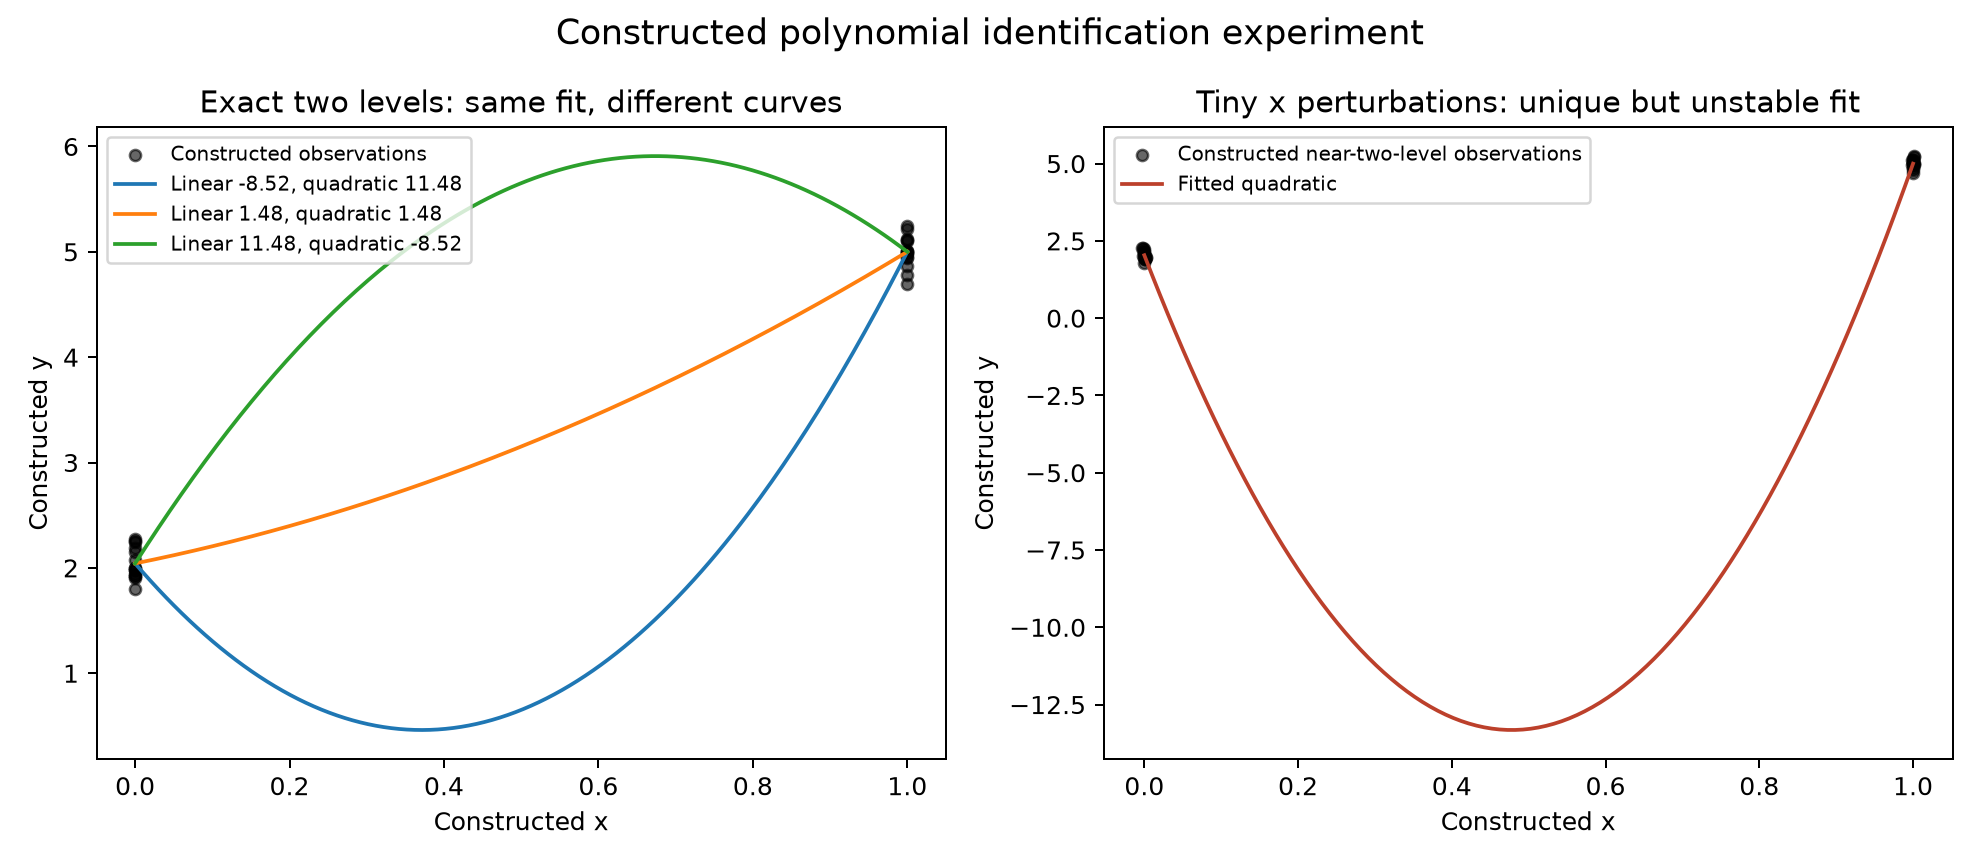

Recreate this plot in Python.
import os
os.environ['MPLCONFIGDIR']='.mplcache'
import matplotlib
matplotlib.use('Agg')
import matplotlib.pyplot as plt
import numpy as np
import pandas as pd
import json
rng=np.random.default_rng(403115)
n=30
x=np.repeat([0.,1.],15);noise=rng.normal(0,.15,n);y=2+3*x+noise
xn=x+rng.normal(0,.001,n)
X=np.column_stack([np.ones(n),x,x*x]);N=np.column_stack([np.ones(n),xn,xn*xn])
b=np.linalg.lstsq(X,y,rcond=None)[0];bn=np.linalg.lstsq(N,y,rcond=None)[0]
s2=float(np.sum((y-N@bn)**2)/(n-3));se=np.sqrt(np.diag(s2*np.linalg.inv(N.T@N)))
variants=np.array([[b[0],b[1]+v,b[2]-v] for v in [-10,0,10]])
grid=np.linspace(0,1,200);G=np.column_stack([np.ones(len(grid)),grid,grid*grid])
pd.DataFrame({'constructed_x_two_levels':x,'constructed_x_near_two_levels':xn,'constructed_y':y}).to_csv('constructed_polynomial_identification_data.csv',index=False)
r={'seed':403115,'construction':'30 constructed observations at x=0 or 1; y=2+3*x+Normal(0,0.15). Near-two-level x adds Normal(0,0.001); y unchanged. Neither dataset is sales-territory data.','exact_design_rank':int(np.linalg.matrix_rank(X)),'exact_design_columns':3,'exact_pseudoinverse_coefficients':b.tolist(),'equivalent_coefficients_intercept_linear_quadratic':variants.tolist(),'max_fitted_difference_equivalent_choices':float(np.max(np.abs(X@variants.T-(X@b)[:,None]))),'near_design_rank':int(np.linalg.matrix_rank(N)),'near_coefficients':bn.tolist(),'near_classical_standard_errors':se.tolist()}
with open('polynomial_identification_demo_results.json','w') as f:json.dump(r,f,indent=2)
fig,axes=plt.subplots(1,2,figsize=(11,4.8))
axes[0].scatter(x,y,color='black',s=20,alpha=.6,label='Constructed observations')
for v in variants:axes[0].plot(grid,G@v,label=f'Linear {v[1]:.2f}, quadratic {v[2]:.2f}')
axes[0].set_xlabel('Constructed x');axes[0].set_ylabel('Constructed y');axes[0].set_title('Exact two levels: same fit, different curves');axes[0].legend(fontsize=8)
axes[1].scatter(xn,y,color='black',s=20,alpha=.6,label='Constructed near-two-level observations');axes[1].plot(grid,G@bn,color='#bc402b',label='Fitted quadratic');axes[1].set_xlabel('Constructed x');axes[1].set_ylabel('Constructed y');axes[1].set_title('Tiny x perturbations: unique but unstable fit');axes[1].legend(fontsize=8)
fig.suptitle('Constructed polynomial identification experiment',fontsize=14);fig.tight_layout();fig.savefig('polynomial_identification_demo.png',dpi=180)
print(json.dumps(r,indent=2))
